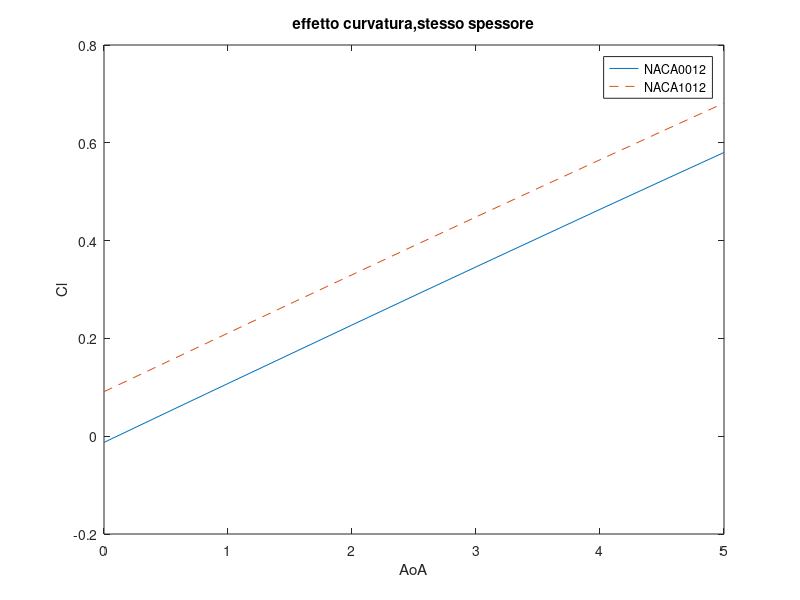

This figure's MATLAB source:
    NACA0012=[0,-0.0127,2.9017e-04;
            0.5,0.0477,9.7229e-04;
              1,0.1078,0.0027;
            1.5,0.1676,0.0055;
              2,0.2274,0.0094;
            2.5,0.2870,0.0142;
              3,0.3462,0.0202;
            3.5,0.4051,0.0272;
              4,0.4639,0.0353;
            4.5,0.5222,0.0443;
              5,0.5802,0.0545];
         
NACA1012=[0,0.0910,8.2169e-04;
        0.5,0.1510,0.0024;
          1,0.2109,0.0051;
        1.5,0.2707,0.0088;
          2,0.3301,0.0135;
        2.5,0.3894,0.0193;
          3,.4483,0.0262;
        3.5,0.5070,0.0341;
          4,0.5653, 0.0430;
        4.5,0.6235,0.0530;
          5,0.6812,0.0641];
      
 figure(3);
 plot(NACA0012(:,1),NACA0012(:,2));
 
 hold on
 plot(NACA1012(:,1),NACA1012(:,2),'--');
 hold off
 
 legend('NACA0012','NACA1012');
  title('effetto curvatura,stesso spessore');
 xlabel('AoA');
 ylabel('Cl');
 